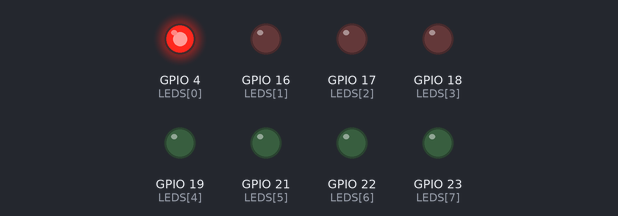
The sketch below on a simulated ESP32. On the bench: output pins drawn as LEDs (lit = HIGH). What the sketch prints to the serial monitor is not drawn.

Above: at 0.07 s.
At 0.67 s:
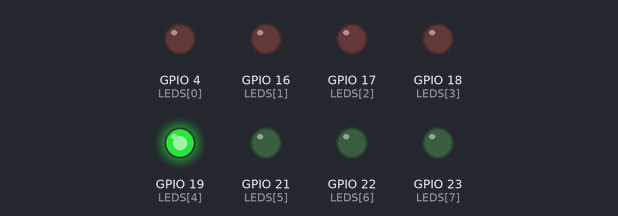
At 0.97 s:
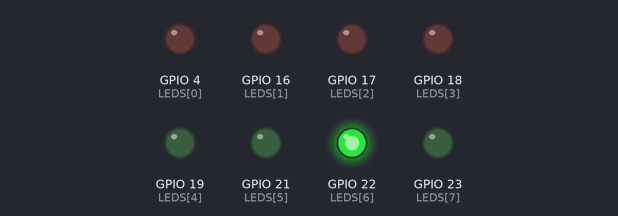
At 1.42 s:
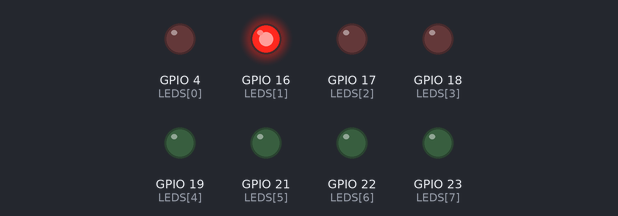
At 2.02 s:
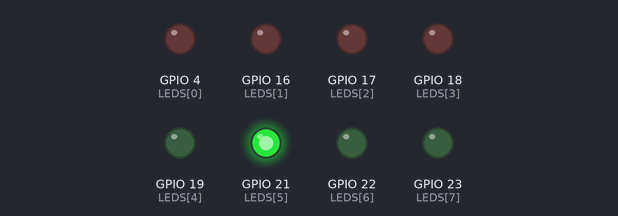
At 2.77 s:
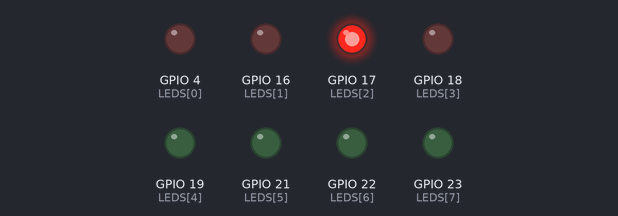
Timing chart, 0 to 3.1 s (numbered marks = the images above):
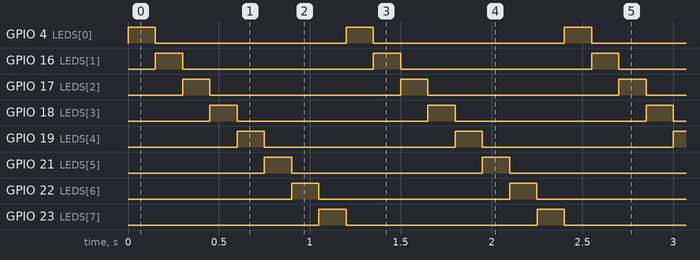

Measured:
- by itself, GPIO 4 (LEDS[0]), GPIO 16 (LEDS[1]), GPIO 17 (LEDS[2]), GPIO 18 (LEDS[3]), GPIO 19 (LEDS[4]), GPIO 21 (LEDS[5]), GPIO 22 (LEDS[6]), GPIO 23 (LEDS[7]): alternates HIGH for 0.15 s and LOW for 1.1 s
- by itself, everything shown: repeats every 1.2 s, in 8 steps

The sketch:

sketch.ino
```cpp
// Clase 4 - Ejemplo 1: Barrido con un bucle for
// El mismo barrido del Ejercicio 3 de la Clase 1, pero en 5 líneas.
// Ahora recorre los 8 LEDs: L0 -> L1 -> ... -> L7 -> L0 ...

#include <Arduino.h>

// Lista (arreglo) con los pines de los 8 LEDs.
// LEDS[0] es L0 (GPIO 4), LEDS[1] es L1 (GPIO 16), ... LEDS[7] es L7 (GPIO 23).
const int LEDS[8] = {4, 16, 17, 18, 19, 21, 22, 23};  // L0 ... L7

void setup() {
  Serial.begin(115200);

  // Un solo for configura los 8 pines como salida
  for (int i = 0; i < 8; i++) {
    pinMode(LEDS[i], OUTPUT);
  }
  Serial.printf("Barrido con for\n");
}

void loop() {
  // i arranca en 0, se repite mientras i < 8, y en cada vuelta suma 1
  for (int i = 0; i < 8; i++) {
    digitalWrite(LEDS[i], HIGH);
    delay(150);
    digitalWrite(LEDS[i], LOW);
  }
}
```
